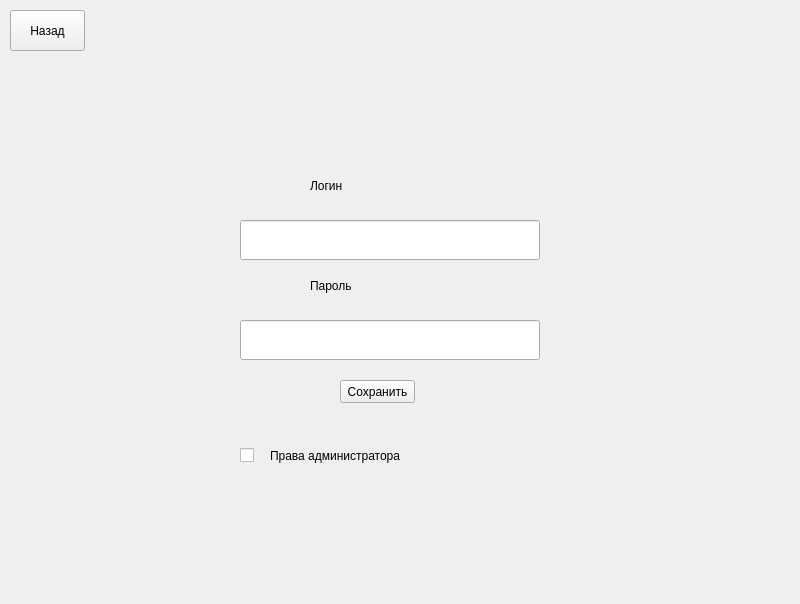
<?xml version="1.0" encoding="UTF-8"?>
<ui version="4.0">
 <class>MainWindow</class>
 <widget class="QMainWindow" name="MainWindow">
  <property name="geometry">
   <rect>
    <x>0</x>
    <y>0</y>
    <width>800</width>
    <height>604</height>
   </rect>
  </property>
  <property name="windowTitle">
   <string>Регистрация</string>
  </property>
  <widget class="QWidget" name="centralwidget">
   <widget class="QLineEdit" name="login_place">
    <property name="enabled">
     <bool>true</bool>
    </property>
    <property name="geometry">
     <rect>
      <x>240</x>
      <y>220</y>
      <width>300</width>
      <height>40</height>
     </rect>
    </property>
   </widget>
   <widget class="QLineEdit" name="password_place">
    <property name="enabled">
     <bool>true</bool>
    </property>
    <property name="geometry">
     <rect>
      <x>240</x>
      <y>320</y>
      <width>300</width>
      <height>40</height>
     </rect>
    </property>
    <property name="echoMode">
     <enum>QLineEdit::PasswordEchoOnEdit</enum>
    </property>
   </widget>
   <widget class="QLabel" name="label">
    <property name="geometry">
     <rect>
      <x>310</x>
      <y>160</y>
      <width>200</width>
      <height>51</height>
     </rect>
    </property>
    <property name="styleSheet">
     <string notr="true">font: 36pt &quot;MS Shell Dlg 2&quot;;</string>
    </property>
    <property name="text">
     <string>Логин</string>
    </property>
   </widget>
   <widget class="QLabel" name="label_2">
    <property name="geometry">
     <rect>
      <x>310</x>
      <y>260</y>
      <width>200</width>
      <height>51</height>
     </rect>
    </property>
    <property name="styleSheet">
     <string notr="true">font: 36pt &quot;MS Shell Dlg 2&quot;;</string>
    </property>
    <property name="text">
     <string>Пароль</string>
    </property>
   </widget>
   <widget class="QPushButton" name="agree_button">
    <property name="geometry">
     <rect>
      <x>340</x>
      <y>380</y>
      <width>75</width>
      <height>23</height>
     </rect>
    </property>
    <property name="text">
     <string>Сохранить</string>
    </property>
   </widget>
   <widget class="QPushButton" name="back_button">
    <property name="geometry">
     <rect>
      <x>10</x>
      <y>10</y>
      <width>75</width>
      <height>41</height>
     </rect>
    </property>
    <property name="text">
     <string>Назад</string>
    </property>
   </widget>
   <widget class="QCheckBox" name="checkBox">
    <property name="geometry">
     <rect>
      <x>240</x>
      <y>420</y>
      <width>141</width>
      <height>71</height>
     </rect>
    </property>
    <property name="text">
     <string/>
    </property>
   </widget>
   <widget class="QLabel" name="label_3">
    <property name="geometry">
     <rect>
      <x>270</x>
      <y>430</y>
      <width>291</width>
      <height>51</height>
     </rect>
    </property>
    <property name="styleSheet">
     <string notr="true">font: 20pt &quot;MS Shell Dlg 2&quot;;</string>
    </property>
    <property name="text">
     <string>Права администратора</string>
    </property>
   </widget>
  </widget>
 </widget>
 <resources/>
 <connections/>
</ui>
